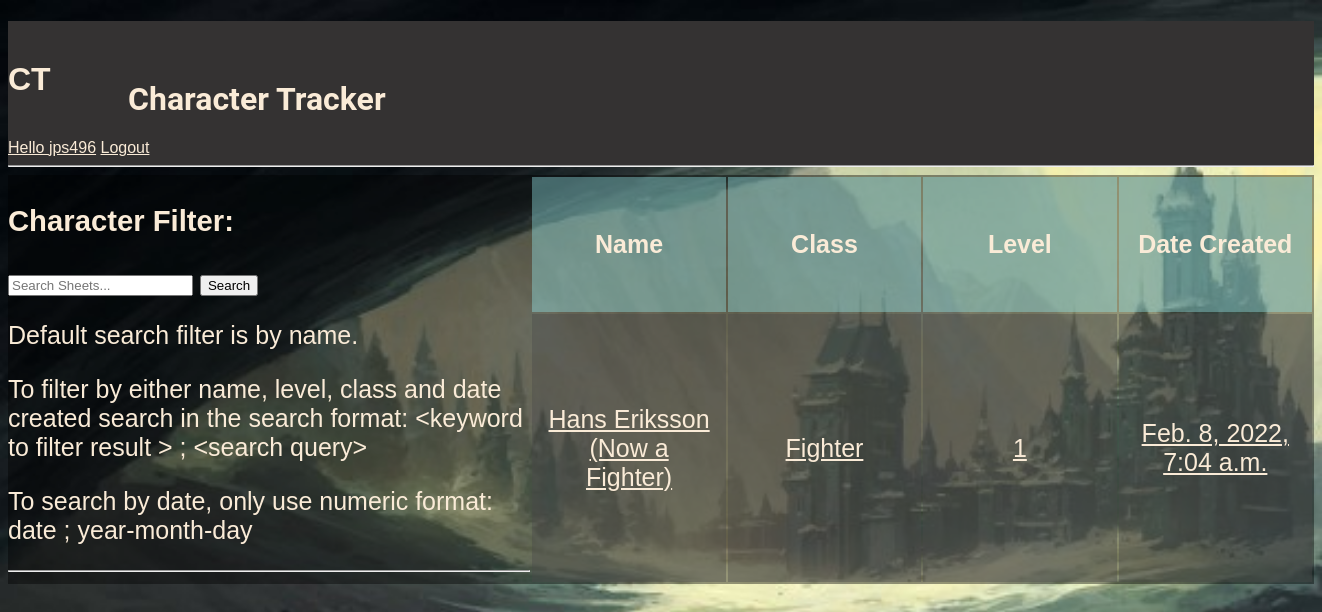
Page /profile/ (signed in) on the earlier database version.
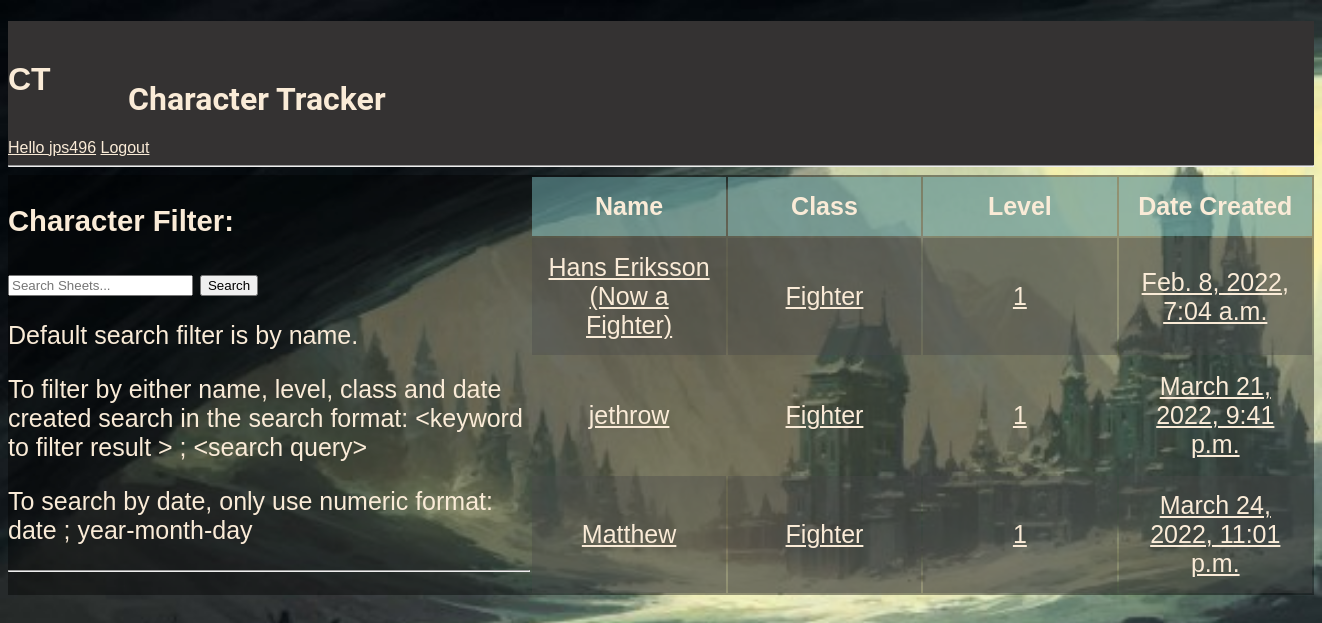
Same page on the later database version.
### base/models.py (models this page shows, shortened)
class Sheet(models.Model):
    user = models.ForeignKey(User, on_delete=models.CASCADE, null=True)
    name = models.CharField(max_length=60, null=True)
    lvl = models.IntegerField(default=1, validators=[MaxValueValidator(20), MinValueValidator(1)])
    race = models.CharField(max_length=60, null=True)
    CLASS_CHOICES = [
        ('Barbarian', 'Barbarian'),
        ('Bard', 'Bard'),
        ('Cleric', 'Cleric'),
        ('Druid', 'Druid'),
        ('Fighter', 'Fighter'),
        ('Monk', 'Monk'),
        ('Paladin', 'Paladin'),
        ('Ranger', 'Ranger'),
        ('Rogue', 'Rogue'),
        ('Sorcerer', 'Sorcerer'),
        ('Warlock', 'Warlock'),
        ('Wizard', 'Wizard')
    ]
    classes = models.CharField(max_length=20, choices=CLASS_CHOICES, default='Fighter')
    background = models.CharField(max_length=60, null=True)
    ALIGN_CHOICES = [
        ('Lawful Good', 'Lawful Good'),
        ('Neutral Good', 'Neutral Good'),
        ('Chaotic Good', 'Chaotic Good'),
        ('Lawful Neutral', 'Lawful Neutral'),
        ('True Neutral', 'True Neutral'),
        ('Chaotic Neutral', 'Chaotic Neutral'),
        ('Lawful Evil', 'Lawful Evil'),
        ('Neutral Evil', 'Neutral Evil'),
        ('Chaotic Evil', 'Chaotic Evil'),
    ]
    alignment = models.CharField(max_length=20, choices=ALIGN_CHOICES, default='Chaotic Good')
    exp = models.IntegerField(default=0, validators=[MinValueValidator(0)])
    inspiration = models.IntegerField(default=0, validators=[MinValueValidator(0)])
    str = models.IntegerField(default=10, validators=[MaxValueValidator(30), MinValueValidator(0)])
    dex = models.IntegerField(default=10, validators=[MaxValueValidator(30), MinValueValidator(0)])
    con = models.IntegerField(default=10, validators=[MaxValueValidator(30), MinValueValidator(0)])
    wis = models.IntegerField(default=10, validators=[MaxValueValidator(30), MinValueValidator(0)])
    int = models.IntegerField(default=10, validators=[MaxValueValidator(30), MinValueValidator(0)])
    cha = models.IntegerField(default=10, validators=[MaxValueValidator(30), MinValueValidator(0)])
    SAV_THROW = [('Str', 'Strength'),
                 ('Dex', 'Dexterity'),
                 ('Con', 'Constitution'),
                 ('Int', 'Intelligence'),
                 ('Wis', 'Wisdom'),
                 ('Cha', 'Charisma')
                 ]
    savThrow = MultiSelectField(choices=SAV_THROW, blank=True)
    numHitDice = models.IntegerField(default=0, validators=[MinValueValidator(0)])
    currentHitDice = models.IntegerField(default=0, validators=[MinValueValidator(0)])
    DICE_CHOICES = [
        ('d4', 'd4'),
        ('d6', 'd6'),
        ('d8', 'd8'),
        ('d10', 'd10'),
        ('d12', 'd12'),
    ]
    hitDice = models.CharField(max_length=3, choices=DICE_CHOICES, default="d6")
    initiationRoll = models.IntegerField(default=0, validators=[MinValueValidator(0)])
    speed = models.IntegerField(default=30, validators=[MinValueValidator(0)])
    maxHp = models.IntegerField(default=10, validators=[MinValueValidator(0)])
    current = models.IntegerField(default=10)
    tempHp = models.IntegerField(default=0, validators=[MinValueValidator(0)])
    deathFail = models.IntegerField(default=0, validators=[MaxValueValidator(3), MinValueValidator(0)])
    deathSuccess = models.IntegerField(default=0, validators=[MaxValueValidator(3), MinValueValidator(0)])
    armourAC = models.IntegerField(default=10, validators=[MinValueValidator(0)])
    pp = models.IntegerField(default=0, validators=[MinValueValidator(0)])
    gp = models.IntegerField(default=0, validators=[MinValueValidator(0)])
    sp = models.IntegerField(default=0, validators=[MinValueValidator(0)])
    cp = models.IntegerField(default=0, validators=[MinValueValidator(0)])
    equipment = models.TextField(null=True, blank=True)
    SKILL_CHOICES = (('Acrobatics', 'Acrobatics (Dex)'),
                     ('Animal Handling', 'Animal Handling (Wis)'),
                     ('Arcana', 'Arcana (Int)'),
                     ('Athletics', 'Athletics (Str)'),
                     ('Deception', 'Deception (Cha)'),
                     ('History', 'History (Int)'),
                     ('Insight', 'Insight (Wis)'),
                     ('Intimidation', 'Intimidation (Cha)'),
                     ('Investigation', 'Investigation (Int)'),
                     ('Medicine', 'Medicine (Wis)'),
                     ('Nature', 'Nature (Wis)'),
                     ('Perception', 'Perception (Wis)'),
                     ('Performance', 'Performance (Cha)'),
                     ('Persuasion', 'Persuasion (Cha)'),
                     ('Religion', 'Religion (Int)'),
                     ('Sleight of Hand', 'Sleight of Hand (Dex)'),
                     ('Stealth', 'Stealth (Dex)'),
                     ('Survival', 'Survival (Wis)'),
                     )
    skills = MultiSelectField(choices=SKILL_CHOICES, blank=True)
    language = models.TextField(null=True, blank=True)
    proficiencies = models.TextField(null=True, blank=True)
    personality = models.TextField(null=True, blank=True)
    ideals = models.TextField(null=True, blank=True)
    bonds = models.TextField(null=True, blank=True)
    flaws = models.TextField(null=True, blank=True)
    feats = models.ManyToManyField(Feat, blank=True)  # unused right now, not vital to any epic
    features = models.TextField(null=True, blank=True)
    spells = models.TextField(null=True, blank=True)
    notes = models.TextField(null=True, blank=True)
    updated = models.DateTimeField(auto_now=True)
    created = models.DateTimeField(auto_now_add=True)

### base/views.py (the view, shortened to what this page needs)
# urls.py: path('profile/', views.user_profile, name="user-profile"),
@login_required(login_url='/login')
def user_profile(request):
    q = request.GET.get('q') if request.GET.get('q') is not None else ''
    search = q.split(";")
    sheets = Sheet.objects.filter(name__icontains=q)
    found = ''
    if not sheets.exists():
        if ";" in q:
            found = f"{search[0].capitalize()}: {search[1]} was not found!"
    context = {'sheets': sheets, 'found': found}
    return render(request, 'base/profile.html', context)

### base/templates/base/profile.html (shortened to what this page needs)
{% extends 'main.html' %}
{% load static %}
{% block content%}
<link rel='stylesheet' type='text/css' media='screen' href="{% static 'stylesheets/profile.css'%}">
<div class = "profile-container">
    <div class = "filter">
        <h3>Character Filter:</h3>
        <form method="GET" action="">
            <input type="text" name="q" placeholder="Search Sheets..."/>
            <input type="submit" value="Search">
        </form>
        <p>Default search filter is by name.</p>
        <p>To filter by either name, level, class and date created search in the search format: &ltkeyword to filter
            result &gt; ; &ltsearch query&gt</p>
        <p>To search by date, only use numeric format: date ; year-month-day</p>
        <hr>
    </div>
    <table>
        <tr class = "table-header">
            <th>Name</th>
            <th>Class</th>
            <th>Level</th>
            <th>Date Created</th>
        </tr>
        {% for sheet in sheets %}
        {% if request.user == sheet.user or request.user.is_superuser %}
        <tr class = "table-body">
            <td><a href="{%url 'sheet' sheet.id %}" class="row-link">{{sheet.name}}</a></td>
            <td><a href="{%url 'sheet' sheet.id %}" tableindex="-1" class=row-link>{{sheet.classes}}</a></td>
            <td><a href="{%url 'sheet' sheet.id %}" tableindex="-1" class=row-link>{{sheet.lvl}}</a></td>
            <td><a href="{%url 'sheet' sheet.id %}" tableindex="-1" class=row-link>{{sheet.created}}</a></td>
        </tr>
        {% endif %}
        {% endfor %}
    </table>
</div>
{% endblock content %}

Differences in the rows shown:
added Sheet: name "jethrow", classes "Fighter", lvl "1", created "March 21, 2022, 9:41 p.m."
added Sheet: name "Matthew", classes "Fighter", lvl "1", created "March 24, 2022, 11:01 p.m."
